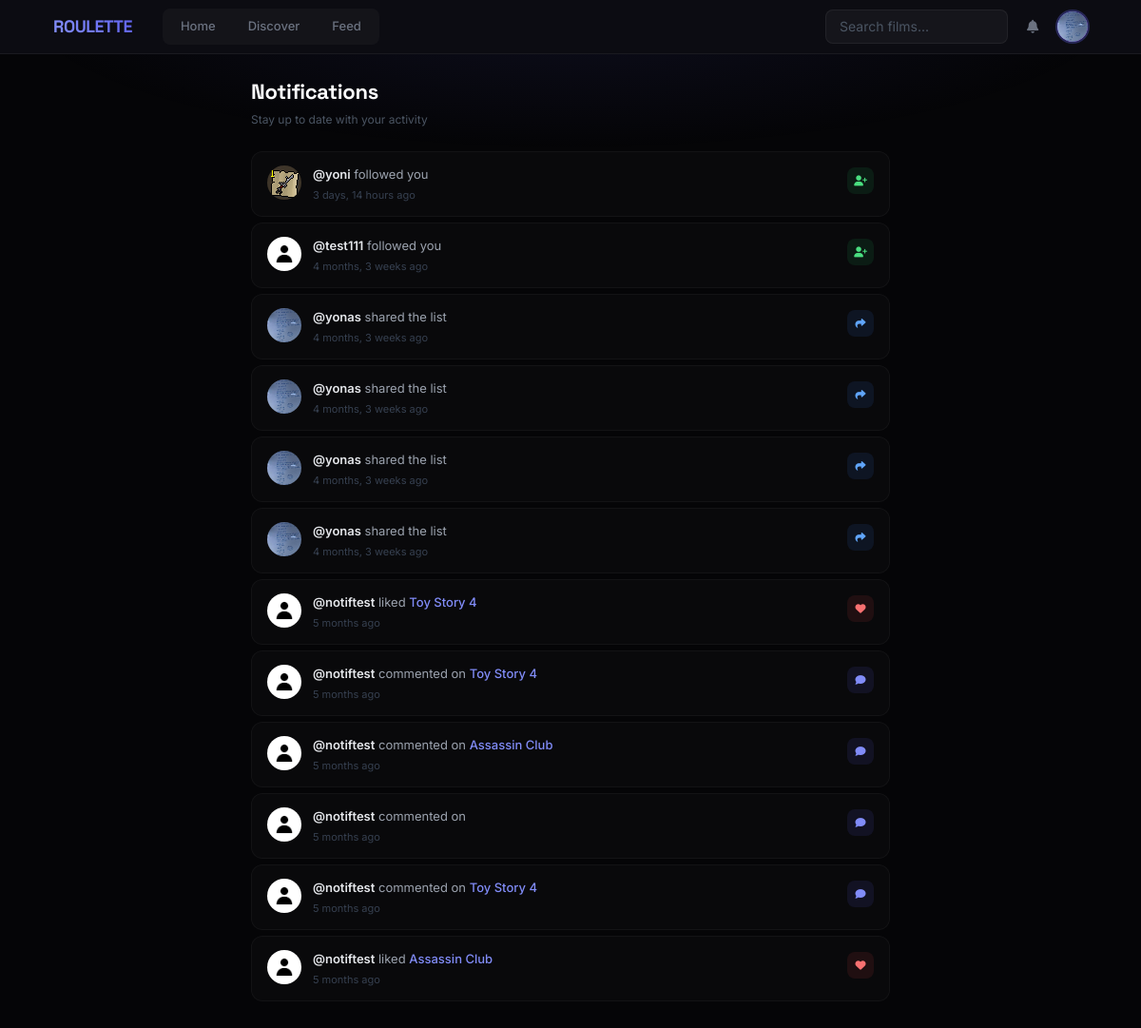
The page /notifications/ (signed in) on the database as committed earlier.
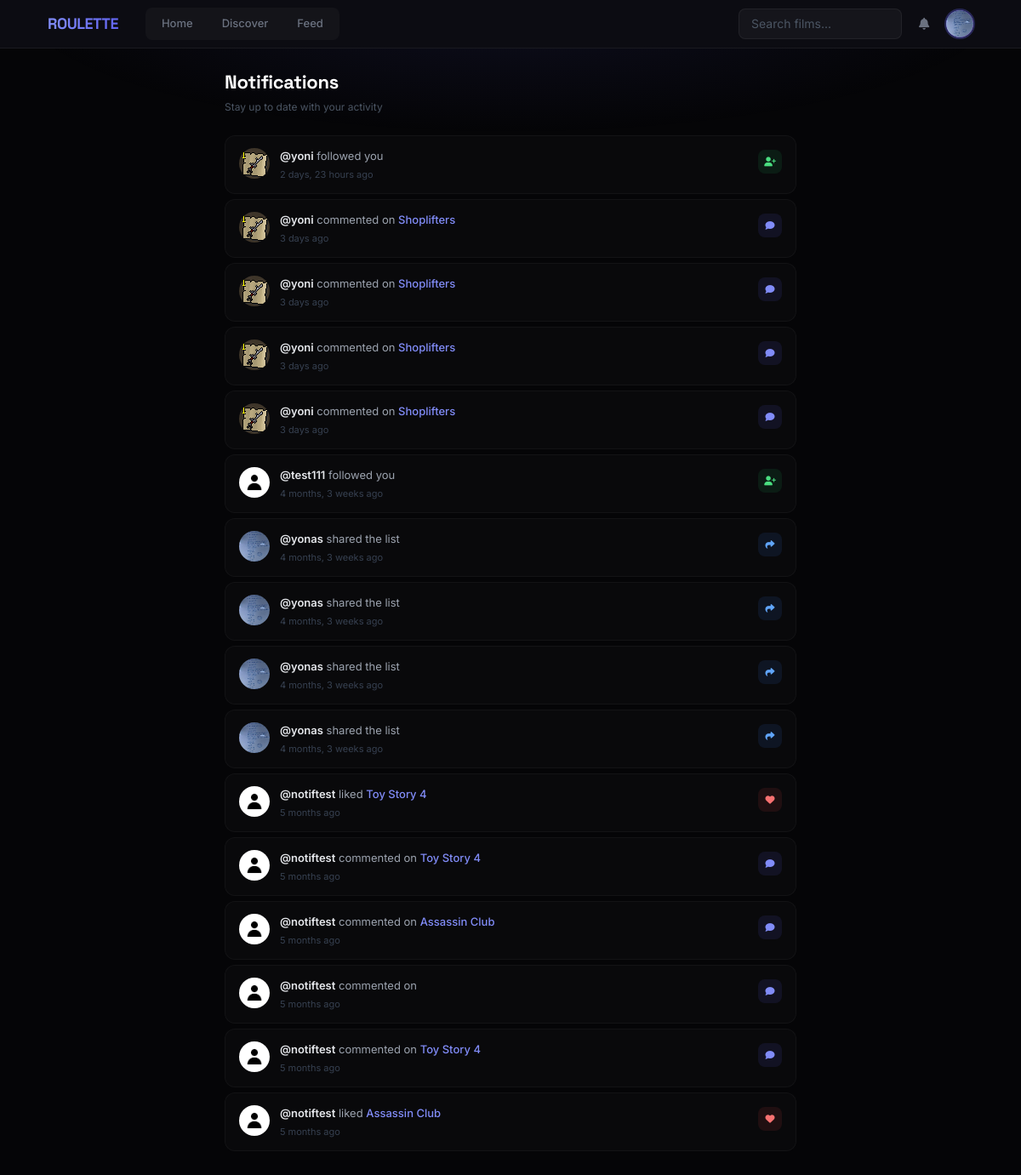
The same page on the database as committed later.
### users/models.py (models this page shows, shortened)
class Profile(models.Model):
    user = models.OneToOneField(settings.AUTH_USER_MODEL, on_delete=models.CASCADE)
    is_favorites_private = models.BooleanField(default=False)
    bio = models.TextField(max_length=500, blank=True)
    image = models.ImageField(default='default.jpg', upload_to='profile_pics')

### roulette/models.py (models this page shows, shortened)
class Notification(models.Model):
    recipient = models.ForeignKey(settings.AUTH_USER_MODEL, related_name='notifications', on_delete=models.CASCADE)
    actor = models.ForeignKey(settings.AUTH_USER_MODEL, related_name='actions', on_delete=models.CASCADE, null=True, blank=True)
    verb = models.CharField(max_length=255)
    target_content_type = models.ForeignKey(ContentType, on_delete=models.CASCADE, null=True, blank=True, related_name='target_notifications')
    target_object_id = models.PositiveIntegerField(null=True, blank=True)
    target = GenericForeignKey('target_content_type', 'target_object_id')
    action_object_content_type = models.ForeignKey(ContentType, on_delete=models.CASCADE, null=True, blank=True, related_name='action_object_notifications')
    action_object_object_id = models.PositiveIntegerField(null=True, blank=True)
    action_object = GenericForeignKey('action_object_content_type', 'action_object_object_id')
    timestamp = models.DateTimeField(default=timezone.now) # Use timezone.now
    read = models.BooleanField(default=False)
    class Meta:
        ordering = ['-timestamp'] # Show newest first

class UserReview(models.Model):
    user = models.ForeignKey(settings.AUTH_USER_MODEL, on_delete=models.CASCADE, related_name='reviews')
    tmdb_id = models.IntegerField()
    content_type = models.CharField(max_length=10, choices=UserContent.ContentType.choices)
    rating = models.PositiveSmallIntegerField(
        validators=[MinValueValidator(1), MaxValueValidator(10)]
    )
    review_text = models.TextField(blank=True)
    timestamp = models.DateTimeField(auto_now_add=True)
    title = models.CharField(max_length=255, default='')
    poster_path = models.CharField(max_length=255, blank=True, null=True, default='')
    overview = models.TextField(blank=True, default='')
    class Meta:
        unique_together = ('user', 'tmdb_id', 'content_type')
        ordering = ['-timestamp']

class UserContent(models.Model):
    class ListType(models.TextChoices):
        FAVORITE = 'FAVORITE', 'Favorite'
        HISTORY = 'HISTORY', 'History'
        WATCHLIST = 'WATCHLIST', 'Watchlist'
        CUSTOM = 'CUSTOM', 'Custom'
    class ContentType(models.TextChoices):
        MOVIE = 'MOVIE', 'Movie'
        TV = 'TV', 'TV Show'
    user = models.ForeignKey(settings.AUTH_USER_MODEL, on_delete=models.CASCADE)
    overview = models.TextField(blank=True, default='')
    tmdb_id = models.IntegerField()
    title = models.CharField(max_length=255)
    poster_path = models.CharField(max_length=255, blank=True, null=True)
    release_year = models.CharField(max_length=4, blank=True, null=True)
    list_type = models.CharField(max_length=10, choices=ListType.choices)
    content_type = models.CharField(max_length=10, choices=ContentType.choices, default=ContentType.MOVIE)
    timestamp = models.DateTimeField(auto_now_add=True)
    custom_list = models.ForeignKey(
        UserList,  # Make sure the UserList model is defined *before* this class
        on_delete=models.CASCADE,
        related_name='items',
        null=True,
        blank=True
    )
    class Meta:
        unique_together = ('user', 'tmdb_id', 'content_type', 'list_type', 'custom_list')
        ordering = ['-timestamp']

### roulette/views.py (the view)
# urls.py: path('notifications/', views.notifications_view, name='notifications'),
@login_required
def notifications_view(request):
    notifications = request.user.notifications.all() # Or Notification.objects.filter(recipient=request.user)
    unread_notifications = notifications.filter(read=False)
    unread_notifications.update(read=True) # Update the 'read' status in the database
    context = {
        'notifications': notifications # Pass the original queryset to the template
    }
    return render(request, 'roulette/notifications.html', context)

### roulette/context_processors.py (called while the page is built)
def unread_notifications_count(request):
    if request.user.is_authenticated:
        count = Notification.objects.filter(recipient=request.user, read=False).count()
        return {'unread_notifications_count': count}
    return {'unread_notifications_count': 0} # Return 0 if user is not logged in

### roulette/templates/roulette/notifications.html (shortened to what this page needs)
{% extends 'roulette/base.html' %}
{% block content %}
<div class="max-w-2xl mx-auto">
    <div class="notif-header">
        <h1>Notifications</h1>
        <p>Stay up to date with your activity</p>
    </div>
    {% for notification in notifications %}
        <div class="notif-item {% if not notification.read %}unread{% endif %}">
            {% if notification.actor %}
                <a href="{% url 'roulette:user_profile' username=notification.actor.username %}">
                    <img src="{{ notification.actor.profile.image.url }}" class="notif-avatar" alt="">
                </a>
            {% else %}
                <div class="notif-avatar-fallback"></div>
            {% endif %}
            <div class="notif-body">
                <div class="notif-text">
                    {% if notification.actor %}
                        <a href="{% url 'roulette:user_profile' username=notification.actor.username %}">@{{ notification.actor.username }}</a>
                    {% endif %}
                    {{ notification.verb }}
                    {% if notification.target %}
                        {% with target=notification.target %}
                            {% if notification.target_content_type.model == 'userreview' %}
                                <a class="notif-target" href="{% url 'roulette:content_detail' content_type=target.content_type|lower tmdb_id=target.tmdb_id %}">{{ target.title }}</a>
                            {% elif notification.target_content_type.model == 'usercontent' %}
                                {% if target.list_type == 'CUSTOM' and target.custom_list %}
                                    <a class="notif-target" href="{% url 'roulette:list_detail' list_id=target.custom_list.id %}">{{ target.title }}</a>
                                    in <a class="notif-target" href="{% url 'roulette:list_detail' list_id=target.custom_list.id %}">{{ target.custom_list.name }}</a>
                                {% else %}
                                    <a class="notif-target" href="{% url 'roulette:content_detail' content_type=target.content_type|lower tmdb_id=target.tmdb_id %}">{{ target.title }}</a>
                                {% endif %}
                            {% endif %}
                        {% endwith %}
                    {% endif %}
                </div>
                <div class="notif-time">{{ notification.timestamp|timesince }} ago</div>
            </div>
            {% if 'followed' in notification.verb %}
                <div class="notif-icon ni-follow"><i class="fas fa-user-plus"></i></div>
            {% elif 'liked' in notification.verb %}
                <div class="notif-icon ni-like"><i class="fas fa-heart"></i></div>
            {% elif 'commented' in notification.verb %}
                <div class="notif-icon ni-comment"><i class="fas fa-comment"></i></div>
            {% elif 'shared' in notification.verb %}
                <div class="notif-icon ni-share"><i class="fas fa-share"></i></div>
            {% else %}
                <div class="notif-icon ni-default"><i class="fas fa-bell"></i></div>
            {% endif %}
        </div>
    {% empty %}
        <div class="notif-empty">
            <div><i class="fas fa-bell-slash"></i></div>
            <p>No notifications yet. Follow some people to get started.</p>
        </div>
    {% endfor %}
</div>
{% endblock %}

### roulette/templates/roulette/base.html (shortened to what this page needs)
<!DOCTYPE html>
<html lang="en">
<head>
    <script src="https://cdn.tailwindcss.com"></script>
    <link rel="stylesheet" href="https://cdnjs.cloudflare.com/ajax/libs/font-awesome/6.5.1/css/all.min.css">
</head>
<body class="min-h-screen flex flex-col relative">
    <nav class="fixed top-0 left-0 right-0 z-50 bg-[#0c0c12] border-b border-white/[0.06]">
        <div class="max-w-6xl mx-auto px-4 sm:px-6 lg:px-8">
            <div class="flex items-center justify-between h-14">
                <div class="flex items-center gap-8">
                    <a href="{% url 'roulette:roulette_view' %}" class="font-display font-bold text-lg tracking-tight">
                        <span class="bg-gradient-to-r from-indigo-400 to-indigo-500 bg-clip-text text-transparent">ROULETTE</span>
                    </a>
                    <div class="hidden md:flex nav-pill-group">
    <a href="{% url 'roulette:roulette_view' %}"
       class="nav-pill {% if request.path == '/' or request.path == '/home/' %}nav-pill-active{% endif %}">Home</a>
    <a href="{% url 'roulette:discover' %}"
       class="nav-pill {% if '/discover/' in request.path %}nav-pill-active{% endif %}">Discover</a>
       <a href="{% url 'roulette:feed' %}"
       class="nav-pill {% if '/feed/' in request.path %}nav-pill-active{% endif %}">Feed</a>
</div>
                </div>
                <div class="hidden md:flex items-center gap-2">
                    <form action="{% url 'roulette:search_results' %}" method="GET">
                        <input type="text" name="q" placeholder="Search films..."
                               class="w-48 bg-white/[0.04] border border-white/[0.06] rounded-lg py-[7px] pl-3.5 pr-9 text-sm text-white placeholder-gray-600 focus:outline-none focus:border-indigo-500/40 focus:bg-white/[0.06] transition-all">
                    </form>
                    {% if user.is_authenticated %}
                        <a href="{% url 'roulette:notifications' %}" id="navbar-notifications-link"
                           class="relative w-9 h-9 flex items-center justify-center rounded-lg text-gray-500 hover:text-gray-300 hover:bg-white/[0.05] transition-all">
                            <i class="fas fa-bell text-sm"></i>
                        </a>
                        <div class="relative dropdown">
                            <button id="user-menu-button" type="button"
                                    class="w-8 h-8 rounded-full bg-gradient-to-br from-indigo-500 to-purple-500 flex items-center justify-center text-xs font-semibold text-white ring-2 ring-indigo-500/30 cursor-pointer hover:ring-indigo-500/50 transition-all overflow-hidden"
                                    aria-expanded="false" aria-haspopup="true">
                                {% if user.profile.image and user.profile.image.url != '/media/default.jpg' %}
                                    <img src="{{ user.profile.image.url }}" class="w-full h-full rounded-full object-cover" alt="">
                                {% else %}
                                    {{ user.username|first|upper }}
                                {% endif %}
                            </button>
                        </div>
                    {% else %}
                        <a href="{% url 'users:login' %}" class="px-3 py-1.5 rounded-lg text-sm text-gray-400 hover:text-white transition-colors">Log in</a>
                        <a href="{% url 'users:signup' %}" class="px-4 py-1.5 rounded-lg text-sm font-semibold text-white bg-indigo-600 hover:bg-indigo-500 transition-colors">Sign up</a>
                    {% endif %}
                </div>
            </div>
        </div>
    </nav>
    <main class="flex-1 w-full max-w-7xl mx-auto px-4 sm:px-6 lg:px-8 pt-20 pb-16 relative z-10">
        {% block content %}{% endblock %}
    </main>
</body>
</html>

Rows that differ between the two databases and show on the page:
removed Notification: actor.profile.image (picture), actor.username "yoni", verb "followed you", timestamp "3 days, 14 hours"
added Notification: actor.profile.image (picture), actor.username "yoni", verb "followed you", timestamp "2 days, 23 hours"
added Notification: actor.profile.image (picture), actor.username "yoni", verb "commented on", target "Shoplifters", timestamp "3 days"
added Notification: actor.profile.image (picture), actor.username "yoni", verb "commented on", target "Shoplifters", timestamp "3 days"
added Notification: actor.profile.image (picture), actor.username "yoni", verb "commented on", target "Shoplifters", timestamp "3 days"
added Notification: actor.profile.image (picture), actor.username "yoni", verb "commented on", target "Shoplifters", timestamp "3 days"
